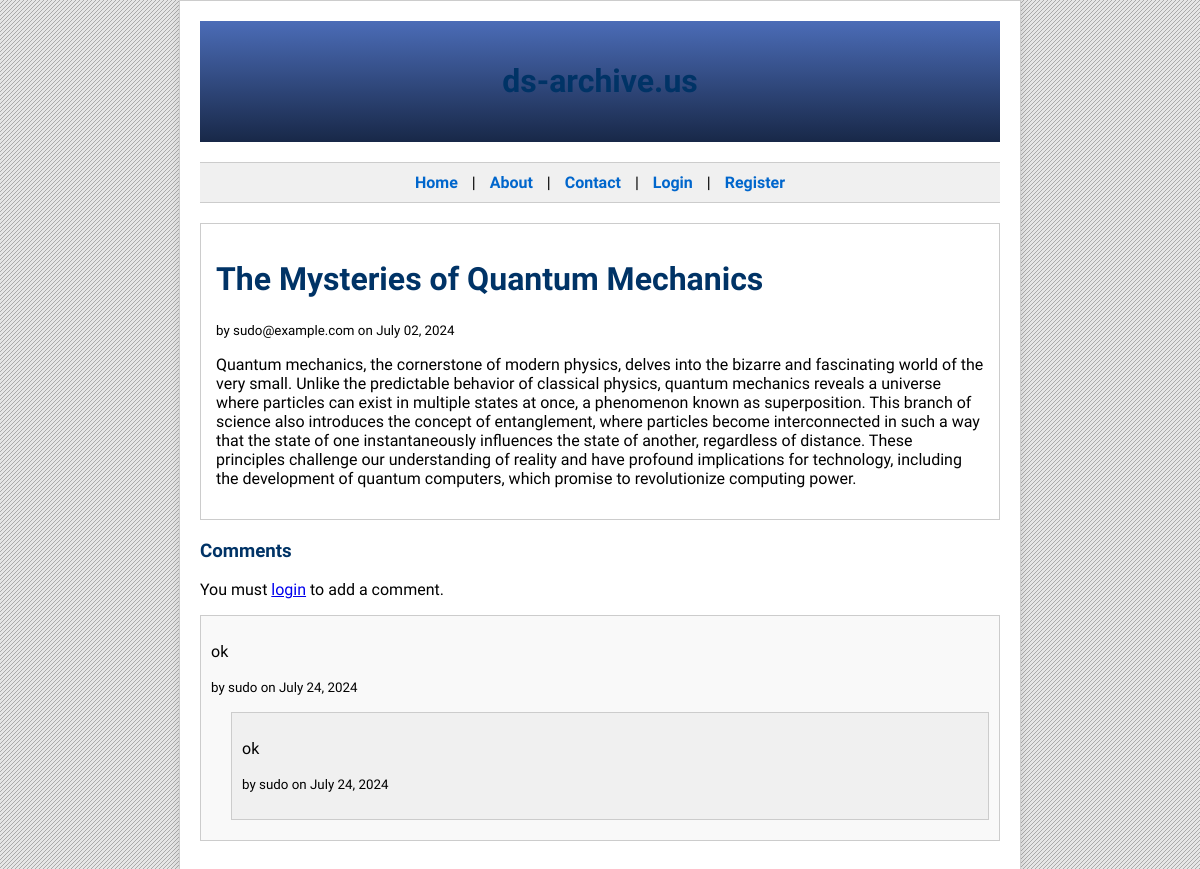
The page /api/posts/1 on the database its author committed.
### app/db.py (models this page shows)
class BlogPost(Base):
    __tablename__ = 'blog_posts'
    id = Column(Integer, primary_key=True)
    title = Column(String(100), nullable=False)
    content = Column(String(1000), nullable=False)
    author = Column(String(50), nullable=False)
    created_at = Column(DateTime, default=datetime.utcnow)
    comments = relationship('Comment', back_populates='post')

class Comment(Base):
    __tablename__ = 'comments'
    id = Column(Integer, primary_key=True)
    content = Column(String(255), nullable=False)
    author = Column(String(50), nullable=False)
    created_at = Column(DateTime, default=datetime.utcnow)
    post_id = Column(Integer, ForeignKey('blog_posts.id'))
    parent_comment_id = Column(Integer, ForeignKey('comments.id'))
    replies = relationship('Comment',
                           cascade='all, delete-orphan',
                           backref=backref('parent', remote_side=[id], uselist=False),
                           remote_side=[parent_comment_id],
                           lazy=True)
    post = relationship('BlogPost', back_populates='comments')

### app/routes.py (the view)
@api.route("/posts/<int:post_id>", methods=['GET'])
def get_post(post_id):
    if request.method=='GET':
        current_user = session.get('user_email')
        post = db.get_post(post_id)
        if post:
            post_content_html = markdown.markdown(post.content)
            print(post_content_html)
            return render_template('post.html', post=post, user=current_user, post_content_html=post_content_html)
        else:
            return render_template('error.html')

### app/db.py (called while the page is built)
    def get_post(self, post_id):
        return self.session.query(BlogPost).filter_by(id=post_id).one_or_none()

### app/templates/post.html (shortened to what this page needs)
<!DOCTYPE html>
<html lang="en">
<head>
</head>
<body>
    <div class="container">
        <header>
            <h1>ds-archive.us</h1>
        </header>
        <nav>
            <a href="#">Home</a> |
            <a href="#">About</a> |
            <a href="#">Contact</a> |
            {% if user %}
                <span>Welcome, {{ user.split('@')[0] }}</span> |
                <a href="{{ url_for('api.logout') }}">Logout</a> |
                <a href="{{ url_for('api.create_blog_post') }}">New Post</a>
            {% else %}
                <a href="{{ url_for('api.login') }}">Login</a> |
                <a href="{{ url_for('api.register') }}">Register</a>
            {% endif %}
        </nav>
        <div class="post-content">
            <h1>{{ post.title }}</h1>
            <p><small>by {{ post.author }} on {{ post.created_at.strftime('%B %d, %Y') }}</small></p>
            <div>
                {{ post_content_html | safe }}
            </div>
        </div>
        <h3>Comments</h3>
        {% if user %}
            <div style="margin-bottom: 20px;">
                <h4>Add a Comment</h4>
                <form action="{{ url_for('api.add_comment', post_id=post.id) }}" method="POST">
                    <textarea name="content" rows="4" required></textarea>
                    <button type="submit" class="button">Submit</button>
                </form>
            </div>
        {% else %}
            <p>You must <a href="{{ url_for('api.login') }}">login</a> to add a comment.</p>
        {% endif %}
        {% for comment in post.comments if not comment.parent_comment_id %}
            <div class="comment">
                <p>{{ comment.content }}</p>
                <p><small>by {{ comment.author.split('@')[0] }} on {{ comment.created_at.strftime('%B %d, %Y') }}</small></p>
                {% if comment.replies %}
                    {% for reply in comment.replies %}
                        <div class="reply">
                            <p>{{ reply.content }}</p>
                            <p><small>by {{ reply.author.split('@')[0] }} on {{ reply.created_at.strftime('%B %d, %Y') }}</small></p>
                        </div>
                    {% endfor %}
                {% else %}
                    <p><small>No replies yet.</small></p>
                {% endif %}
            </div>
        {% endfor %}
    </div>
</body>
</html>

### app/templates/post.html (style rules this page uses)
body { font-family: 'Trebuchet MS', Arial, sans-serif; margin: 0; padding: 0; }
.container { width: 80%; max-width: 800px; margin: 0 auto; background-color: #ffffff; border: 1px solid #cccccc; box-shadow: 0 0 10px rgba(0,0,0,0.1); padding: 20px; }
header { background: linear-gradient(to bottom, #4b6cb7 0%, #182848 100%); color: #ffffff; padding: 20px; text-align: center; margin-bottom: 20px; }
h1, h2, h3 { color: #003366; }
nav { background-color: #f0f0f0; border-top: 1px solid #cccccc; border-bottom: 1px solid #cccccc; padding: 10px; text-align: center; margin-bottom: 20px; }
nav a { color: #0066cc; text-decoration: none; margin: 0 10px; font-weight: bold; }
.post-content { border: 1px solid #cccccc; padding: 15px; margin-bottom: 20px; background-color: #ffffff; }
.comment, .reply { border: 1px solid #cccccc; padding: 10px; margin-bottom: 10px; background-color: #f9f9f9; }
.reply { margin-left: 20px; background-color: #f0f0f0; }

### rows shown on the page
BlogPost: title "The Mysteries of Quantum Mechanics", author "sudo@example.com", created_at "July 02, 2024", content "Quantum mechanics, the cornerstone of modern physics, delves into the bizarre and fascinating world of the very small. Unlike the predictable behavior of classical physics, quantum mechanics reveals a universe where particles can exist in multiple states at once, a phenomenon known as superposition. This branch of science also introduces the concept of entanglement, where particles become interconnected in such a way that the state of one instantaneously influences the state of another, regardless of distance. These principles challenge our understanding of reality and have profound implications for technology, including the development of quantum computers, which promise to revolutionize…"
Comment: content "ok", author "sudo", created_at "July 24, 2024"
Comment: content "ok", author "sudo", created_at "July 24, 2024"
